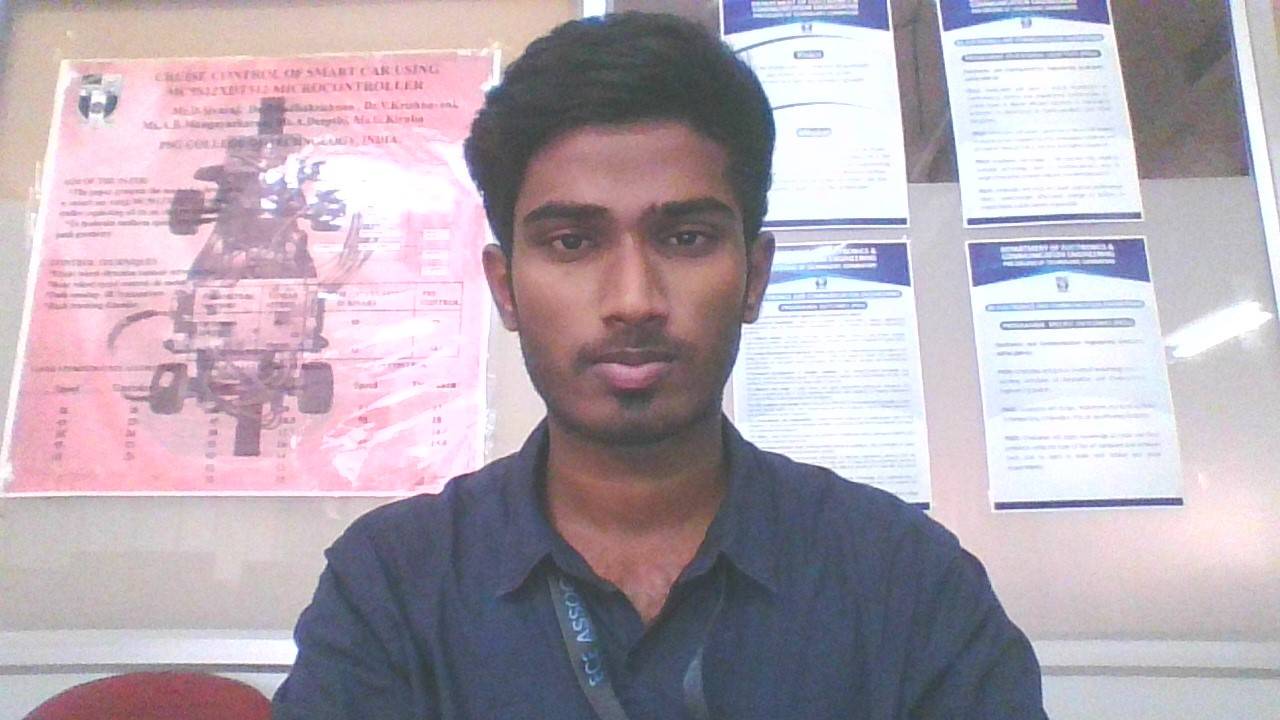
#> input picture training/ws.jpg, 1280 x 720 px, found by its file name
$ jupyter execute SIFT.ipynb
#> lines starting #> are read from the running program, lines starting #| are printed output that depends on the picture
# Import libraries

[cell 1]
import numpy as np
import cv2
from matplotlib import pyplot as plt
from PIL import Image

# Load the images

[cell 2]
img1= cv2.imread('D:/Phase 2/face_rec/face_rec/ws.jpg')
#> img1 is the input picture: shape (720, 1280, 3); mean B, G, R 178.1, 168.1, 179.9
img2 = cv2.imread('D:/Phase 2/face_rec/face_rec/habi.jpg')
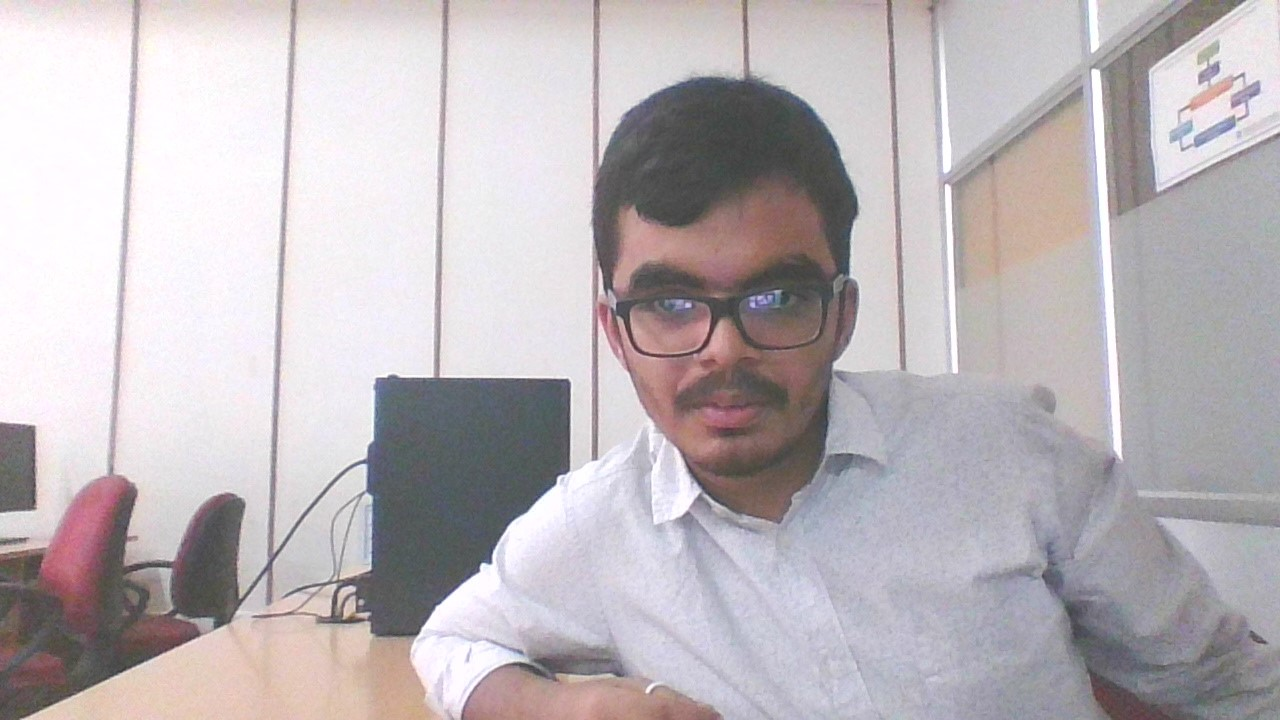
#> input picture training/Habi.jpg, 1280 x 720 px, found by its file name
#> img2 is the input picture: shape (720, 1280, 3); mean B, G, R 185.7, 182, 188.6

[cell 3]
img1 = cv2.cvtColor(img1, cv2.COLOR_BGR2RGB)
img2 = cv2.cvtColor(img2, cv2.COLOR_BGR2RGB)

plt.figure(figsize=(20,10))
plt.imshow(img1)
plt.title('Image 1')
plt.show()

plt.figure(figsize=(20,10))
plt.imshow(img2)
plt.title('Image 2')
plt.show()

[cell 4]
gray= cv2.cvtColor(img1,cv2.COLOR_RGB2GRAY)
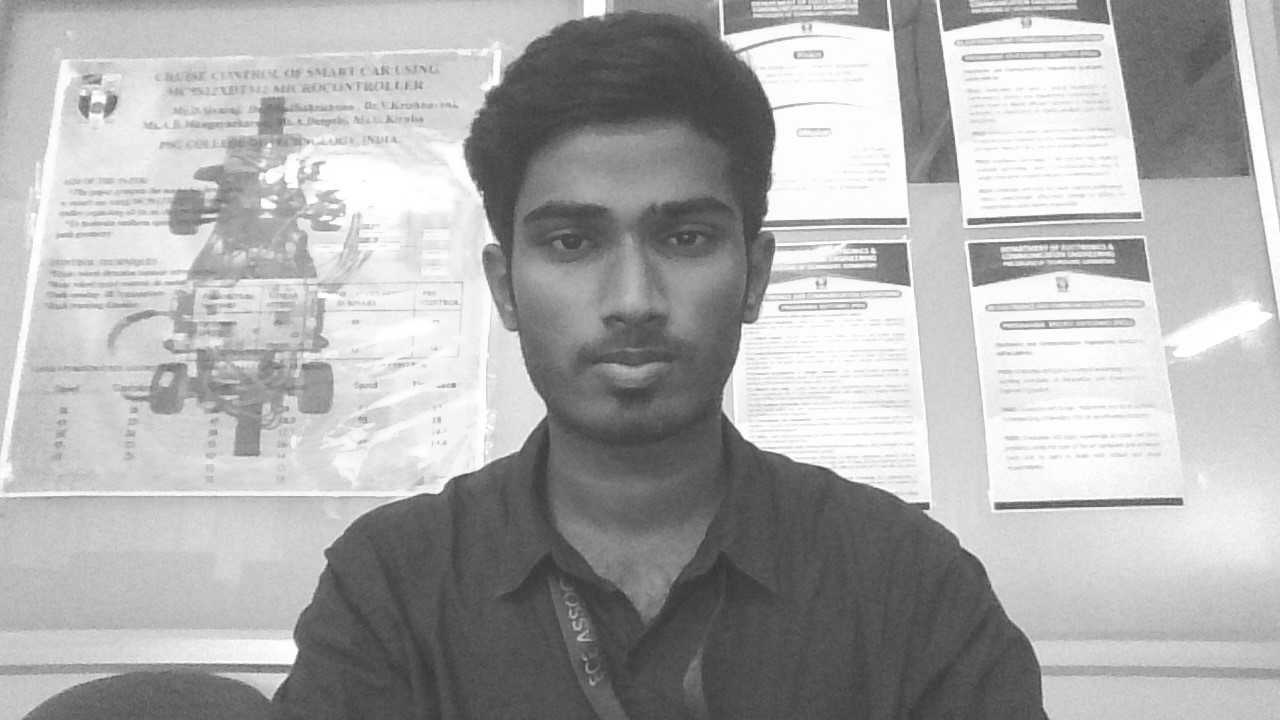
#> gray: shape (720, 1280); min 51, max 255, mean 172.8
print("Gray image size" , gray.shape)
#| Gray image size (720, 1280)

plt.figure(figsize=(20,10))
plt.imshow(gray,cmap='gray', vmin=0, vmax=255)
plt.show()
